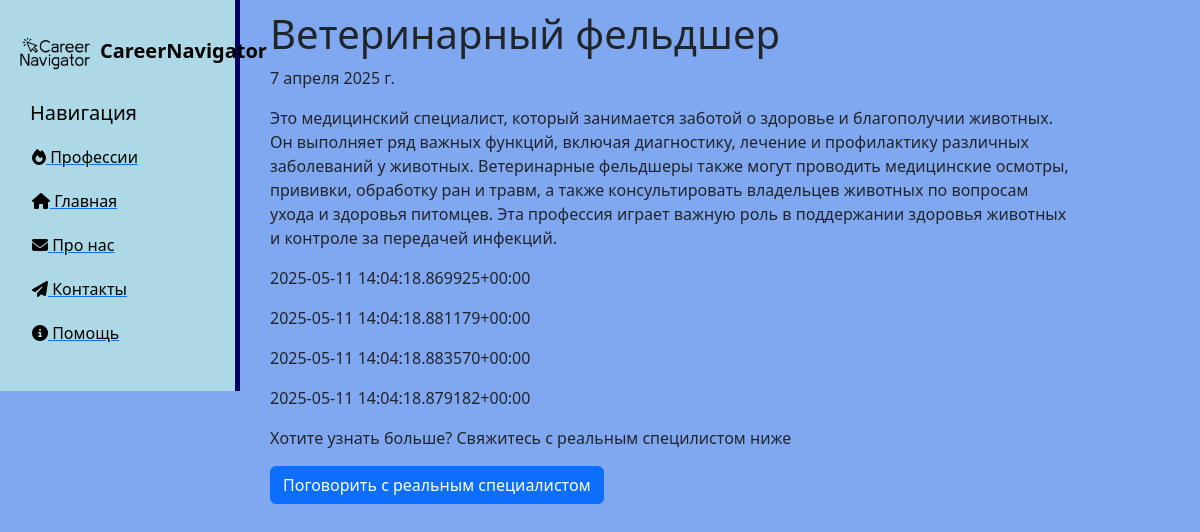
The page /professions/4 on the database its author committed.
### newapp/models.py (models this page shows, shortened)
class Professions(models.Model):
    title = models.CharField('Профессия', max_length=50, default='Профессия')
    anons = models.CharField('Анонс', max_length=200)
    full_text = models.TextField('Описание профессии')
    demand = models.TextField('Востребованность профессии')
    studying = models.TextField('Направления обучения')
    unis = models.TextField('Вузы')
    exams = models.TextField('Предметы ЕГЭ')
    date = models.DateField('Дата обновления')
    class Meta:
        verbose_name = 'Профессия'
        verbose_name_plural = 'Профессии'

### newapp/views.py (the view)
# urls.py: path('<int:pk>', views.NewappDetailView.as_view(), name='newapp-detail'),
class NewappDetailView(DetailView):
    model = Professions
    template_name = 'newapp/details_view.html'
    context_object_name = 'prof'

### newapp/templates/newapp/details_view.html (shortened to what this page needs)
{% extends 'main/layout.html' %}
{% block content %}
    <div class="features">
        <h1>{{ prof.title }}</h1>
        <p>{{ prof.date }}</p>
        <p>{{ prof.full_text }}</p>
        <p>{{ prof.demand }}</p>
        <p>{{ prof.studying }}</p>
        <p>{{ prof.unis }}</p>
        <p>{{ prof.exams }}</p>
        <p>Хотите узнать больше? Свяжитесь с реальным специлистом ниже</p>
        <a class="btn btn-primary">Поговорить с реальным специалистом</a>
    </div>
{% endblock %}

### main/static/main/css/main.css (style rules this page uses)
body { background: #80a8f1; }
main .features { float: left; margin-top: 10px; text-align: left; width: 75%; }
main .features h1 { font-size: 40px; margin-left: 30px }
main .features p { max-width: 800px; margin-left: 30px }
main .features a { margin-left: 30px }

### rows shown on the page
Professions: title "Ветеринарный фельдшер", date "7 апреля 2025 г.", full_text "Это медицинский специалист, который занимается заботой о здоровье и благополучии животных. Он выполняет ряд важных функций, включая диагностику, лечение и профилактику различных заболеваний у животных. Ветеринарные фельдшеры также могут проводить медицинские осмотры, прививки, обработку ран и травм, а также консультировать владельцев животных по вопросам ухода и здоровья питомцев. Эта профессия играет важную роль в поддержании здоровья животных и контроле за передачей инфекций.", demand "2025-05-11 14:04:18.869925+00:00", studying "2025-05-11 14:04:18.881179+00:00", unis "2025-05-11 14:04:18.883570+00:00", exams "2025-05-11 14:04:18.879182+00:00"
